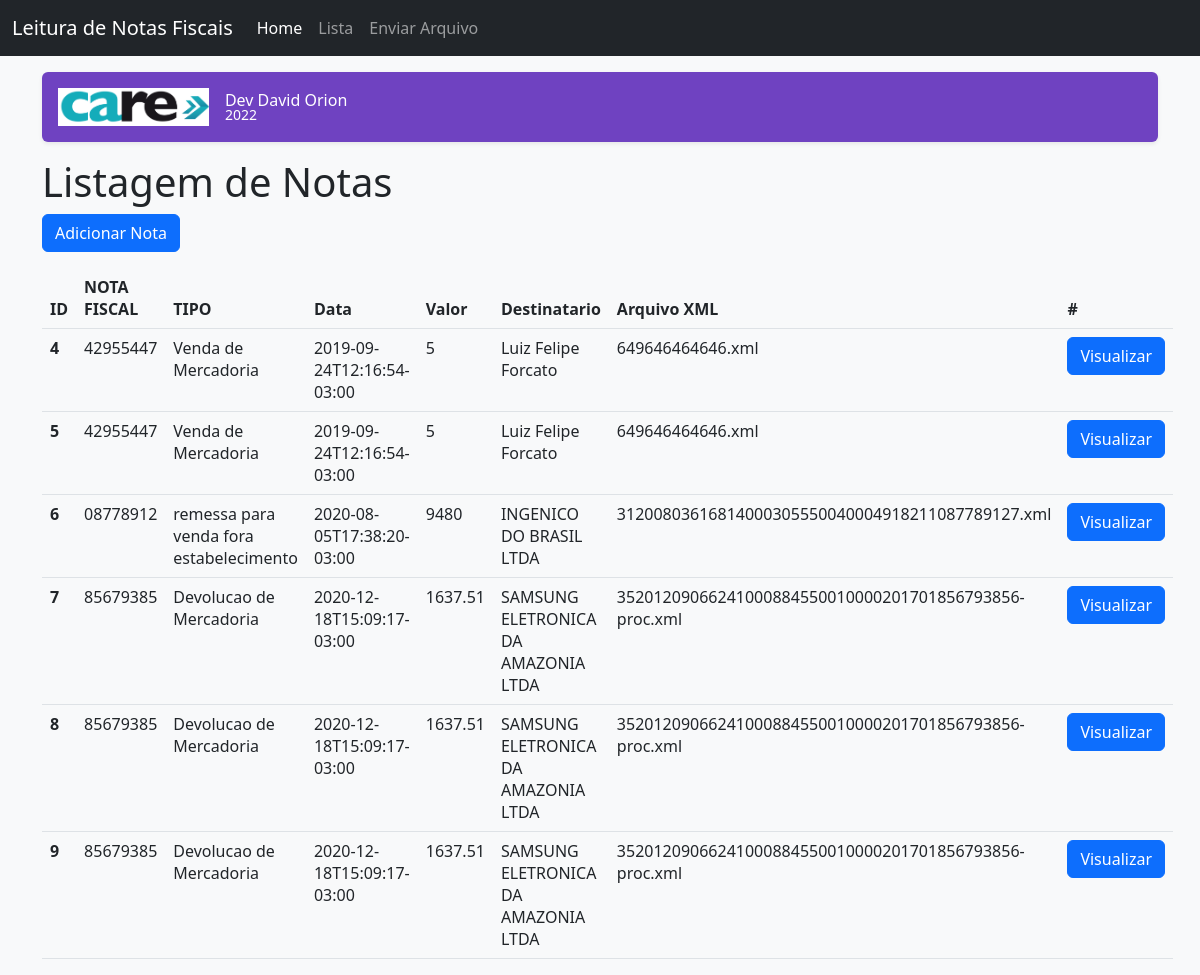
The page /lista.php on the database its author committed.
### tables this page shows
CREATE TABLE `nota` (
  `Id` int(10) NOT NULL AUTO_INCREMENT,
  `CNPJ` varchar(100) DEFAULT NULL,
  `Arquivo` varchar(100) DEFAULT NULL,
  `Procotolo` varchar(100) DEFAULT NULL,
  `NotaFiscal` varchar(100) DEFAULT NULL,
  `Loja` varchar(100) DEFAULT NULL,
  `Email` varchar(100) DEFAULT NULL,
  `Prod` varchar(100) DEFAULT NULL,
  `Valor` float DEFAULT NULL,
  `Data` varchar(100) DEFAULT NULL,
  PRIMARY KEY (`Id`)
);

### conn/inc_admin.php (called while the page is built, shortened)
<?php
function MyCONN(){
	$hostname_conexao = "localhost";
$database_conexao = "testephp";
$username_conexao = "root";
$password_conexao = "root";
$conexao=mysqli_connect ($hostname_conexao, $username_conexao, $password_conexao,$database_conexao) or die ('I cannot connect to the database because: ' . mysql_error());
return $conexao;
};
function LISTAGEM() {
$conexao=MyCONN();
$query_busca = "select * from nota ";
$vlog= mysqli_query($conexao,$query_busca) or die(mysql_error());
return $vlog;
$row_vlog = mysqli_fetch_assoc($vlog);
return $row_vlog;
}
?>

### lista.php (the view)
<?php require_once('conn/inc_admin.php'); ?>
<?php require_once('includes/topo.php'); ?>
<?php
$query=LISTAGEM();
$row = mysqli_fetch_assoc($query);
?>
<h1>Listagem de Notas</h1>
<p>
<button type="button" class="btn btn-primary" onclick="window.location.href='adiciona.php' "  >Adicionar Nota</button>
<div >
    <table class="table">
  <thead>
    <tr>
      <th scope="col">ID</th>
      <th scope="col">NOTA FISCAL</th>
      <th scope="col">TIPO</th>
      <th scope="col">Data</th>
      <th scope="col">Valor</th>
      <th scope="col">Destinatario</th>
      <th scope="col">Arquivo XML</th>
      <th scope="col">#</th>
    </tr>
  </thead>
  <tbody>
  <?php do { ?>
    <tr>
      <th scope="row"><?php  echo $row['Id'];  ?></th>
      <td><?php  echo $row['NotaFiscal'];  ?></td>
      <td><?php  echo $row['Procotolo'];  ?></td>
      <td><?php  echo $row['Data'];  ?></td>
      <td><?php  echo $row['Valor'];  ?></td>
      <td><?php  echo $row['Loja'];  ?></td>
      <td><?php  echo $row['Arquivo'];  ?></td>
      <td><button type="button" class="btn btn-primary" onclick="window.location.href='visualizarxml.php?v=<?php  echo $row['Arquivo'];  ?>' "  >Visualizar</button></td>
    </tr>
    <?php
	 } while ($row = mysqli_fetch_assoc($query));
    ?>
  </tbody>
</table>
</div>
  </body>
</html>

### includes/topo.php (shortened to what this page needs)
<html lang="en">
  <head>
<link href="../assets/dist/css/bootstrap.min.css" rel="stylesheet">
    <link href="offcanvas.css" rel="stylesheet">
  </head>
  <body class="bg-light">
<nav class="navbar navbar-expand-lg fixed-top navbar-dark bg-dark" aria-label="Main navigation">
  <div class="container-fluid">
    <a class="navbar-brand" href="index.php">Leitura de Notas Fiscais</a>
    <div class="navbar-collapse offcanvas-collapse" id="navbarsExampleDefault">
      <ul class="navbar-nav me-auto mb-2 mb-lg-0">
        <li class="nav-item">
          <a class="nav-link active" aria-current="page" href="index.php">Home</a>
        </li>
        <li class="nav-item">
          <a class="nav-link" href="lista.php">Lista</a>
        </li>
        <li class="nav-item">
          <a class="nav-link" href="adiciona.php">Enviar Arquivo</a>
        </li>
      </ul>
    </div>
  </div>
</nav>
<main class="container">
  <div class="d-flex align-items-center p-3 my-3 text-white bg-purple rounded shadow-sm">
    <img class="me-3" src="../assets/brand/logo.png" alt=""  height="38">
    <div class="lh-1">
      <h1 class="h6 mb-0 text-white lh-1">Dev David Orion</h1>
      <small>2022</small>
    </div>
  </div>

### offcanvas.css (style rules this page uses)
html, body { overflow-x: hidden; }
body { padding-top: 56px; }
.bg-purple { background-color: #6f42c1; }

### rows shown on the page
nota: Id "4", NotaFiscal "42955447", Procotolo "Venda de Mercadoria", Data "2019-09-24T12:16:54-03:00", Valor "5", Loja "Luiz Felipe Forcato", Arquivo "649646464646.xml"
nota: Id "5", NotaFiscal "42955447", Procotolo "Venda de Mercadoria", Data "2019-09-24T12:16:54-03:00", Valor "5", Loja "Luiz Felipe Forcato", Arquivo "649646464646.xml"
nota: Id "6", NotaFiscal "08778912", Procotolo "remessa para venda fora estabelecimento", Data "2020-08-05T17:38:20-03:00", Valor "9480", Loja "INGENICO DO BRASIL LTDA", Arquivo "31200803616814000305550040004918211087789127.xml"
nota: Id "7", NotaFiscal "85679385", Procotolo "Devolucao de Mercadoria", Data "2020-12-18T15:09:17-03:00", Valor "1637.51", Loja "SAMSUNG ELETRONICA DA AMAZONIA LTDA", Arquivo "35201209066241000884550010000201701856793856-proc.xml"
nota: Id "8", NotaFiscal "85679385", Procotolo "Devolucao de Mercadoria", Data "2020-12-18T15:09:17-03:00", Valor "1637.51", Loja "SAMSUNG ELETRONICA DA AMAZONIA LTDA", Arquivo "35201209066241000884550010000201701856793856-proc.xml"
nota: Id "9", NotaFiscal "85679385", Procotolo "Devolucao de Mercadoria", Data "2020-12-18T15:09:17-03:00", Valor "1637.51", Loja "SAMSUNG ELETRONICA DA AMAZONIA LTDA", Arquivo "35201209066241000884550010000201701856793856-proc.xml"
